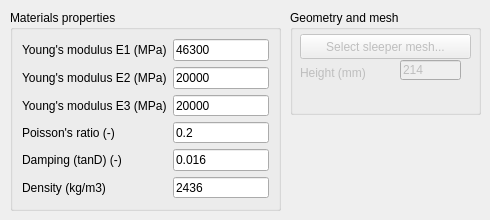
        <widget class="QWidget" name="tab_9">
         <attribute name="title">
          <string>Sleepers</string>
         </attribute>
         <widget class="QGroupBox" name="groupBox_10">
          <property name="enabled">
           <bool>true</bool>
          </property>
          <property name="geometry">
           <rect>
            <x>10</x>
            <y>10</y>
            <width>271</width>
            <height>201</height>
           </rect>
          </property>
          <property name="title">
           <string>Materials properties</string>
          </property>
          <layout class="QGridLayout" name="gridLayout_10">
           <item row="5" column="0">
            <widget class="QLabel" name="label_31">
             <property name="enabled">
              <bool>true</bool>
             </property>
             <property name="text">
              <string>Poisson's ratio (-)</string>
             </property>
            </widget>
           </item>
           <item row="8" column="0">
            <widget class="QLabel" name="label_32">
             <property name="enabled">
              <bool>true</bool>
             </property>
             <property name="text">
              <string>Density (kg/m3)</string>
             </property>
            </widget>
           </item>
           <item row="5" column="1">
            <widget class="QLineEdit" name="txt_nuSleeper">
             <property name="enabled">
              <bool>true</bool>
             </property>
             <property name="text">
              <string>0.2</string>
             </property>
            </widget>
           </item>
           <item row="8" column="1">
            <widget class="QLineEdit" name="txt_rhoSleeper">
             <property name="enabled">
              <bool>true</bool>
             </property>
             <property name="text">
              <string>2436</string>
             </property>
            </widget>
           </item>
           <item row="6" column="0">
            <widget class="QLabel" name="label_34">
             <property name="enabled">
              <bool>true</bool>
             </property>
             <property name="text">
              <string>Damping (tanD) (-)</string>
             </property>
            </widget>
           </item>
           <item row="0" column="1">
            <widget class="QLineEdit" name="txt_E1Sleeper">
             <property name="enabled">
              <bool>true</bool>
             </property>
             <property name="toolTip">
              <string>&lt;html&gt;&lt;head/&gt;&lt;body&gt;&lt;p&gt;Longitudinal = Z = along the steel reinforcement if concrete sleepers&lt;/p&gt;&lt;/body&gt;&lt;/html&gt;</string>
             </property>
             <property name="text">
              <string>46300</string>
             </property>
            </widget>
           </item>
           <item row="0" column="0">
            <widget class="QLabel" name="label_33">
             <property name="enabled">
              <bool>true</bool>
             </property>
             <property name="text">
              <string>Young's modulus E1 (MPa)</string>
             </property>
            </widget>
           </item>
           <item row="6" column="1">
            <widget class="QLineEdit" name="txt_tanDSleeper">
             <property name="enabled">
              <bool>true</bool>
             </property>
             <property name="text">
              <string>0.016</string>
             </property>
            </widget>
           </item>
           <item row="1" column="0">
            <widget class="QLabel" name="label_42">
             <property name="enabled">
              <bool>true</bool>
             </property>
             <property name="text">
              <string>Young's modulus E2 (MPa)</string>
             </property>
            </widget>
           </item>
           <item row="1" column="1">
            <widget class="QLineEdit" name="txt_E2Sleeper">
             <property name="enabled">
              <bool>true</bool>
             </property>
             <property name="toolTip">
              <string>Vertical storage modulus</string>
             </property>
             <property name="text">
              <string>20000</string>
             </property>
            </widget>
           </item>
           <item row="2" column="0">
            <widget class="QLabel" name="label_43">
             <property name="enabled">
              <bool>true</bool>
             </property>
             <property name="text">
              <string>Young's modulus E3 (MPa)</string>
             </property>
            </widget>
           </item>
           <item row="2" column="1">
            <widget class="QLineEdit" name="txt_E3Sleeper">
             <property name="enabled">
              <bool>true</bool>
             </property>
             <property name="toolTip">
              <string>Lateral storage modulus</string>
             </property>
             <property name="text">
              <string>20000</string>
             </property>
            </widget>
           </item>
          </layout>
         </widget>
         <widget class="QGroupBox" name="groupBox_11">
          <property name="geometry">
           <rect>
            <x>290</x>
            <y>10</y>
            <width>191</width>
            <height>105</height>
           </rect>
          </property>
          <property name="title">
           <string>Geometry and mesh</string>
          </property>
          <widget class="QPushButton" name="btn_sleeperMesh">
           <property name="enabled">
            <bool>false</bool>
           </property>
           <property name="geometry">
            <rect>
             <x>10</x>
             <y>24</y>
             <width>171</width>
             <height>25</height>
            </rect>
           </property>
           <property name="toolTip">
            <string>&lt;html&gt;&lt;head/&gt;&lt;body&gt;&lt;p&gt;&lt;br/&gt;&lt;/p&gt;&lt;/body&gt;&lt;/html&gt;</string>
           </property>
           <property name="text">
            <string>Select sleeper mesh...</string>
           </property>
          </widget>
          <widget class="QLabel" name="label_50">
           <property name="enabled">
            <bool>false</bool>
           </property>
           <property name="geometry">
            <rect>
             <x>10</x>
             <y>55</y>
             <width>91</width>
             <height>16</height>
            </rect>
           </property>
           <property name="text">
            <string>Height (mm)</string>
           </property>
          </widget>
          <widget class="QLineEdit" name="txt_slpHeight">
           <property name="enabled">
            <bool>false</bool>
           </property>
           <property name="geometry">
            <rect>
             <x>110</x>
             <y>50</y>
             <width>61</width>
             <height>20</height>
            </rect>
           </property>
           <property name="toolTip">
            <string>Height between the bottom of the sleeper, and the middle of the face, which is in contact with the pad.</string>
           </property>
           <property name="text">
            <string>214</string>
           </property>
          </widget>
         </widget>
        </widget>
